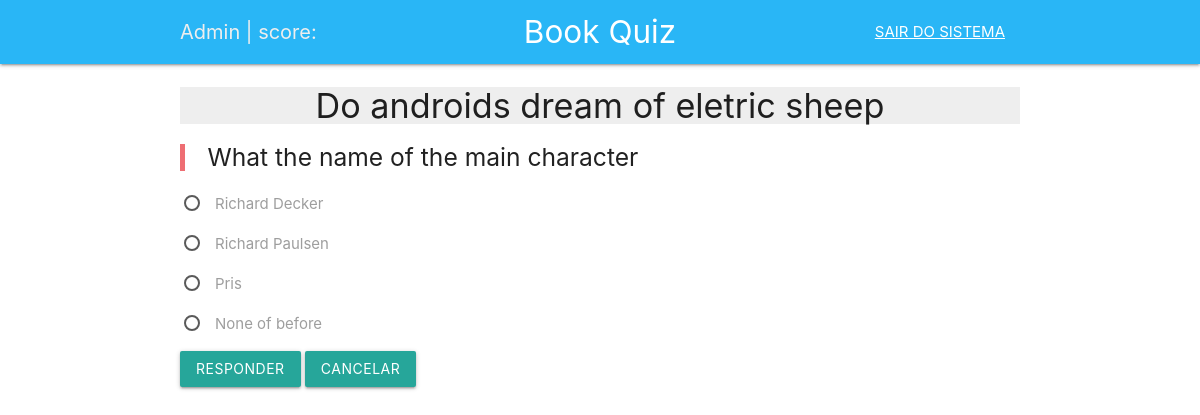
/questions/play/1 (signed in), run on the app's committed database.
### game/models.py (models this page shows, shortened)
class Question(models.Model):
    book = models.ForeignKey(Book, on_delete=models.CASCADE,
                             related_name='questions')
    user = models.ForeignKey(User, on_delete=models.CASCADE)
    text = models.CharField(max_length=200)
    pub_date = models.DateTimeField(auto_now_add=True, blank=False)

class Book(models.Model):
    title = models.CharField(max_length=100)
    author = models.CharField(max_length=100)
    description = models.TextField(max_length=300)
    user = models.ForeignKey(User, on_delete=models.CASCADE)

class Choice(models.Model):
    question = models.ForeignKey(Question, on_delete=models.CASCADE,
                                 related_name='choices')
    correct = models.BooleanField()
    text = models.CharField(max_length=200)
    def __str__(self):
        return f'{self.text}'

### game/views.py (the view, shortened to what this page needs)
# urls.py: path('questions/play/<int:question_id>', views.play, name='play'),
@login_required
def play(request, question_id):
    question = Question.objects.get(id=question_id)
    form = AnswerForm(question)
    context = {'question': question, 'form': form}
    return render(request, 'game/play.html', context)

### game/forms.py
class AnswerForm(forms.ModelForm):
    def __init__(self, question, *args, **kwargs):
        super(AnswerForm, self).__init__(*args, **kwargs)
        if question:
            choices = [(c.id, c) for c in question.choices.all()]
            self.fields['choice'] = forms.ChoiceField(choices=tuple(choices),
                                                      widget=forms.RadioSelect)
    class Meta:
        model = Answer
        fields = ('choice', )

### game/templates/game/play.html (shortened to what this page needs)
{% extends 'base.html' %}
{% block content %}
<div class="container">
  <h4 class="center grey lighten-3">{{ question.book.title }}</h4>
  <blockquote>
    <h5>{{ question.text }}</h4>
  </blockquote>
  <form action="/questions/play/{{ question.id }}" method="post">
    {% for choice in form.choice %}
    <p>
      <label>
        <span>{{ choice.choice_label }}</span>
      </label>
    </p>
    {% endfor %}
    <input type="submit" class="btn" value="Responder">
    <a href="/questions/{{ question.book.id }}" class="btn">Cancelar</a>
  </form>
  </div>
{% endblock content %}

### game/templates/base.html (shortened to what this page needs)
{% load static %}
<!doctype html>
<html lang="en">
  <head>
    <link rel="stylesheet" href="https://cdnjs.cloudflare.com/ajax/libs/materialize/1.0.0/css/materialize.min.css">
  </head>
  <body>
    <nav class="light-blue lighten-1" role="navigation">
      <div class="nav-wrapper container">
        <span id="logo-container" href="/" class="brand-logor" style="font-size:20px; color: #eeeeee">
          {{ user.username.capitalize }} | score: {{ user.player.first.score}}
        </span>
        <a id="logo-container" href="/" class="brand-logo center">
          Book Quiz
        </a>
        <ul class="right hide-on-med-and-down">
          <li>
            {% if user.is_authenticated %}
            <a href="{% url "logout" %}?next=/"><u>SAIR DO SISTEMA</u></a>
            {% endif %}
          </li>
        </ul>
      </div>
    </nav>
    {% block content %}
    {% endblock content %}
  </body>
</html>

### data on the page
Question: book "Do androids dream of eletric sheep", text "What the name of the main character"
Choice: choice_label "Richard Decker"
Choice: choice_label "Richard Paulsen"
Choice: choice_label "Pris"
Choice: choice_label "None of before"

### other printed values
{{ user.username.capitalize }} "Admin"
